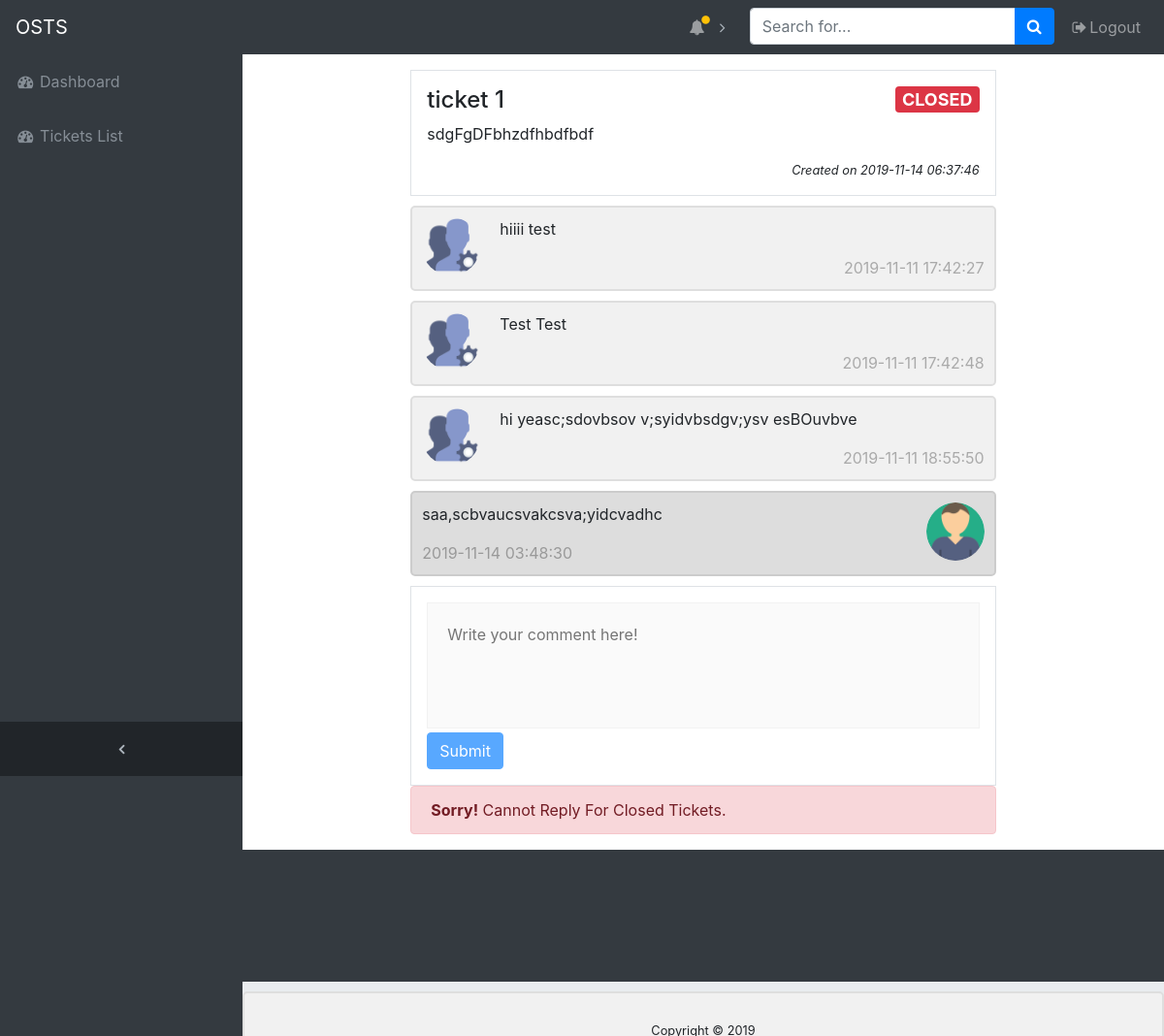
The app's page /staff/ticketdetail.php?id=2 (signed in) with its own data.
### tables this page shows
CREATE TABLE `tickets` (
  `ticket_id` int(11) NOT NULL,
  `ticket_title` varchar(255) NOT NULL,
  `ticket_desc` varchar(1000) NOT NULL,
  `ticket_status` varchar(255) NOT NULL,
  `user_id` int(11) NOT NULL,
  `department_id` int(11) NOT NULL,
  `timestamp` timestamp NOT NULL DEFAULT current_timestamp() ON UPDATE current_timestamp()
);

CREATE TABLE `message` (
  `msg_id` int(11) NOT NULL,
  `msg_content` varchar(6000) NOT NULL,
  `ticket_id` int(11) NOT NULL,
  `user_id` int(11) NOT NULL,
  `staff_id` int(11) NOT NULL,
  `department_id` int(11) NOT NULL,
  `replied_by` varchar(255) NOT NULL,
  `timestamp` timestamp NOT NULL DEFAULT current_timestamp() ON UPDATE current_timestamp()
);

### staff/ticketdetail.php (the view, shortened to what this page needs)
<?php
$title=$desc=$status = $dept_id = $time= $id = $user_id="";
if(!empty($_POST['id'])){
  $id = $_POST['id'];
}else if(!empty($_GET['id'])){
  $id = $_GET['id'];
}else {
  header("location: viewtickets.php");
}
function statusfun($status){
  switch ($status) {
    case 'CLOSED':
      return '<span class="badge badge-danger float-right">'. $status.'</span>';
      break;
  }
}
?>
<!doctype html>
<html lang="en">
  <head>
    <link rel="stylesheet" href="https://stackpath.bootstrapcdn.com/bootstrap/4.2.1/css/bootstrap.min.css">
    <link href="https://stackpath.bootstrapcdn.com/font-awesome/4.7.0/css/font-awesome.min.css" rel="stylesheet">
    <link href="css/sb-admin.css" rel="stylesheet">
  </head>
  <body class="fixed-nav sticky-footer bg-dark" id="page-top">
    <?php
    include('include/navigation.php');
    ?>
        <div class="content-wrapper">
          <div class="container-fluid">
            <div class="row">
              <div class="col-2"></div>
              <div class="col-8">
              <?php
              require 'include/conn.php';
              $sql = "SELECT * FROM tickets,department WHERE ticket_id='$id' AND department.department_id=tickets.department_id ORDER BY timestamp desc";
              $result = mysqli_query($conn, $sql);
              if (mysqli_num_rows($result) > 0) {
                while($row = mysqli_fetch_assoc($result)) {
                  $title=$row['ticket_title'];
                  $desc=$row['ticket_desc'];
                  $status = $row['ticket_status'];
                  $time=$row['timestamp'];
                  $dept_id= $row['department_id'];
                  $user_id = $row['user_id'];
                  echo '<div class="media border p-3">
                    <div class="media-body">
                      <h4>'.$title.''. statusfun($status).'
                      </h4>
                      '.closebutton($status).'
                      <p>'.$desc.'</p>
                        <small class="float-right"><i>Created on '.$time.'</i></small>
                    </div>
                  </div>';
                  }
                }
                ?>
<?php
require 'include/conn.php';
$sql = "SELECT * FROM message WHERE ticket_id='$id' AND user_id = '$user_id' ORDER BY timestamp asc";
$result = mysqli_query($conn, $sql);
if (mysqli_num_rows($result) > 0) {
  while($row = mysqli_fetch_assoc($result)) {
    $msg_cont = $row['msg_content'];
    $time=$row['timestamp'];
    $replyby=$row['replied_by'];
    if($replyby =="STAFF REPLY")
    echo '<div class="container">
      <img src="img/staff.png" alt="Avatar" style="width:100%;">
      <p>'.$msg_cont.'</p>
      <span class="time-right">'.$time.'</span>
    </div>';
    else
    echo '<div class="container darker">
      <img src="img/user.png" alt="Avatar" class="right" style="width:100%;">
      <p>'.$msg_cont.'</p>
      <span class="time-left">'.$time.'</span>
    </div>';
    }
  }
  ?>
                  <?php
                  if($status!="CLOSED")
                  {?>
                    <div class="media border p-3">
                      <div class="media-body">
                      <div class="row">
                          <div class="col-md-12 col-md-offset-3">
                              <div class="panel panel-info">
                                  <div class="panel-body">
                                      <form class="form-inline" method="post" action="<?php echo htmlspecialchars($_SERVER["PHP_SELF"]); ?>">
                                          <textarea placeholder="Write your comment here!" name="comment" class="pb-cmnt-textarea "></textarea>
                                          <input hidden name="id" value="<?php echo $id; ?>">
                                          <input hidden name="deptid" value="<?php echo $dept_id; ?>">
                                          <input hidden name="userid" value="<?php echo $user_id; ?>">
                                          <button class="btn btn-primary mt-1 pull-right" name="Submit" type="submit">Submit</button>
                                      </form>
                                  </div>
                              </div>
                          </div>
                      </div>
                  </div>
                  </div>
                <?php }else { ?>
                  <div class="media border p-3">
                    <div class="media-body">
                    <div class="row">
                        <div class="col-md-12 col-md-offset-3">
                            <div class="panel panel-info">
                                <div class="panel-body">
                                    <form class="form-inline">
                                        <textarea disabled required placeholder="Write your comment here!" class="pb-cmnt-textarea "></textarea>
                                        <button disabled class="btn btn-primary mt-1 pull-right" type="button">Submit</button>
                                    </form>
                                </div>
                            </div>
                        </div>
                    </div>
                </div>
                </div>
                <div class="alert alert-danger">
                  <strong>Sorry!</strong> Cannot Reply For Closed Tickets.
                </div>
                <?php }
                    ?>
                </div>
              </div>
                </div>
            </div>
          <footer class="sticky-footer">
            <div class="container">
              <div class="text-center">
                <small>Copyright © 2019 </small>
              </div>
            </div>
          </footer>
  </body>
</html>

### staff/include/navigation.php (shortened to what this page needs)
<nav class="navbar navbar-expand-lg navbar-dark bg-dark fixed-top" id="mainNav">
  <a class="navbar-brand" href="index.php">OSTS</a>
  <div class="collapse navbar-collapse" id="navbarResponsive">
    <ul class="navbar-nav navbar-sidenav" id="exampleAccordion">
      <li class="nav-item" data-toggle="tooltip" data-placement="right" title="Dashboard">
        <a class="nav-link" href="index.php">
          <i class="fa fa-fw fa-dashboard"></i>
          <span class="nav-link-text">Dashboard</span>
        </a>
      </li>
      <li class="nav-item" data-toggle="tooltip" data-placement="right" title="Dashboard">
        <a class="nav-link" href="viewtickets.php">
          <i class="fa fa-fw fa-dashboard"></i>
          <span class="nav-link-text">Tickets List</span>
        </a>
      </li>
    </ul>
    <ul class="navbar-nav sidenav-toggler">
      <li class="nav-item">
        <a class="nav-link text-center" id="sidenavToggler">
          <i class="fa fa-fw fa-angle-left"></i>
        </a>
      </li>
    </ul>
    <ul class="navbar-nav ml-auto">
      <li class="nav-item dropdown">
        <a class="nav-link dropdown-toggle mr-lg-2" id="alertsDropdown" href="#" data-toggle="dropdown" aria-haspopup="true" aria-expanded="false">
          <i class="fa fa-fw fa-bell"></i>
          <span class="indicator text-warning d-none d-lg-block">
            <i class="fa fa-fw fa-circle"></i>
          </span>
        </a>
      </li>
      <li class="nav-item">
        <form class="form-inline my-2 my-lg-0 mr-lg-2">
          <div class="input-group">
            <input class="form-control" type="text" placeholder="Search for...">
            <span class="input-group-append">
              <button class="btn btn-primary" type="button">
                <i class="fa fa-search"></i>
              </button>
            </span>
          </div>
        </form>
      </li>
      <li class="nav-item">
        <a class="nav-link" data-toggle="modal" data-target="#exampleModal">
          <i class="fa fa-fw fa-sign-out"></i>Logout</a>
      </li>
    </ul>
  </div>
</nav>

### staff/css/sb-admin.css (style rules this page uses)
html { position: relative; min-height: 100%; }
body { overflow-x: hidden; }
body.sticky-footer { margin-bottom: 56px; }
body.sticky-footer .content-wrapper { min-height: calc(100vh - 56px - 56px); }
body.fixed-nav { padding-top: 56px; }
.content-wrapper { min-height: calc(100vh - 56px); padding-top: 1rem; }
#mainNav .navbar-collapse { overflow: auto; max-height: 75vh; }
#mainNav .navbar-collapse .navbar-nav .nav-item .nav-link { cursor: pointer; }
#mainNav .navbar-collapse .sidenav-toggler { display: none; }
#mainNav .navbar-collapse .navbar-nav > .nav-item.dropdown > .nav-link { position: relative; min-width: 45px; }
#mainNav .navbar-collapse .navbar-nav > .nav-item.dropdown > .nav-link:after { float: right; width: auto; content: '\f105'; border: none; font-family: 'FontAwesome'; }
#mainNav .navbar-collapse .navbar-nav > .nav-item.dropdown > .nav-link .indicator { position: absolute; top: 5px; left: 21px; font-size: 10px; }
@media (min-width: 992px) { #mainNav .navbar-brand { width: 250px; } }
@media (min-width: 992px) { #mainNav .navbar-collapse { overflow: visible; max-height: none; } }
@media (min-width: 992px) { #mainNav .navbar-collapse .navbar-sidenav { position: absolute; top: 0; left: 0; -webkit-flex-direction: column; -ms-flex-direction: column; flex-direction: column; margin-top: 56px; } }
@media (min-width: 992px) { #mainNav .navbar-collapse .navbar-sidenav > .nav-item { width: 250px; padding: 0; } }
@media (min-width: 992px) { #mainNav .navbar-collapse .navbar-sidenav > .nav-item > .nav-link { padding: 1em; } }
@media (min-width: 992px) { #mainNav .navbar-collapse .navbar-nav > .nav-item.dropdown > .nav-link { min-width: 0; } }
@media (min-width: 992px) { #mainNav .navbar-collapse .navbar-nav > .nav-item.dropdown > .nav-link:after { width: 24px; text-align: center; } }
#mainNav.fixed-top .sidenav-toggler { display: none; }
@media (min-width: 992px) { #mainNav.fixed-top .navbar-sidenav { height: calc(100vh - 112px); } }
@media (min-width: 992px) { #mainNav.fixed-top .sidenav-toggler { position: absolute; top: 0; left: 0; display: flex; -webkit-flex-direction: column; -ms-flex-direction: column; flex-direction: column; margin-top: calc(100vh - 56px); } }
@media (min-width: 992px) { #mainNav.fixed-top .sidenav-toggler > .nav-item { width: 250px; padding: 0; } }
@media (min-width: 992px) { #mainNav.fixed-top .sidenav-toggler > .nav-item > .nav-link { padding: 1em; } }
#mainNav.fixed-top.navbar-dark .sidenav-toggler { background-color: #212529; }
#mainNav.fixed-top.navbar-dark .sidenav-toggler a i { color: #adb5bd; }
.content-wrapper { overflow-x: hidden; background: white; }
@media (min-width: 992px) { .content-wrapper { margin-left: 250px; } }
#sidenavToggler i { font-weight: 800; }
#mainNav.navbar-dark .navbar-collapse .navbar-sidenav > .nav-item > .nav-link { color: #868e96; }
#mainNav.navbar-dark .navbar-collapse .navbar-nav > .nav-item.dropdown > .nav-link:after { color: #adb5bd; }
@media (min-width: 992px) { #mainNav.navbar-dark .navbar-collapse .navbar-sidenav { background: #343a40; } }
footer.sticky-footer { position: absolute; right: 0; bottom: 0; width: 100%; height: 56px; background-color: #e9ecef; line-height: 55px; }
@media (min-width: 992px) { footer.sticky-footer { width: calc(100% - 250px); } }

### staff/ticketdetail.php (style rules this page uses)
.pb-cmnt-textarea { resize: none; padding: 20px; height: 130px; width: 100%; border: 1px solid #F2F2F2; }
.container { border: 2px solid #dedede; background-color: #f1f1f1; border-radius: 5px; padding: 10px; margin: 10px 0; }
.darker { border-color: #ccc; background-color: #ddd; }
.container::after { content: ""; clear: both; display: table; }
.container img { float: left; max-width: 60px; width: 100%; margin-right: 20px; border-radius: 50%; }
.container img.right { float: right; margin-left: 20px; margin-right:0; }
.time-right { float: right; color: #aaa; }
.time-left { float: left; color: #999; }

### records on screen
tickets: ticket_title "ticket 1", ticket_status "CLOSED", ticket_desc "sdgFgDFbhzdfhbdfbdf", timestamp "2019-11-14 06:37:46"
message: msg_content "hiiii test", timestamp "2019-11-11 17:42:27"
message: msg_content "Test Test", timestamp "2019-11-11 17:42:48"
message: msg_content "hi yeasc;sdovbsov v;syidvbsdgv;ysv esBOuvbve", timestamp "2019-11-11 18:55:50"
message: msg_content "saa,scbvaucsvakcsva;yidcvadhc", timestamp "2019-11-14 03:48:30"
